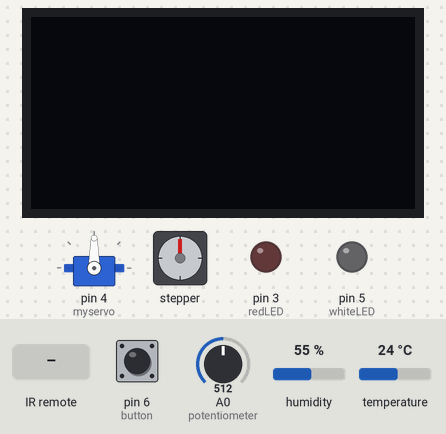
Simulated run of this sketch. Board: Arduino Uno, built with avr-gcc and run on an emulated ATmega328P. On the bench: 128×64 one-colour display, servo, stepper motor, output pins drawn as LEDs (lit = HIGH). The test bench sets the inputs (shaded band); at power-on: pin 6 (button) HIGH, temperature 24 °C, A0 (potentiometer) = 512, humidity 55 %. The local clock reads 2024-03-15 10:24:30 at power-on unless the sketch sets it; EEPROM starts erased; stepper angles assume 2048 steps per turn; what the sketch prints to the serial monitor is not drawn.

Above: at 1.2 s.
1.3 s: infrared code 0xFFA25D received
At 1.76 s:
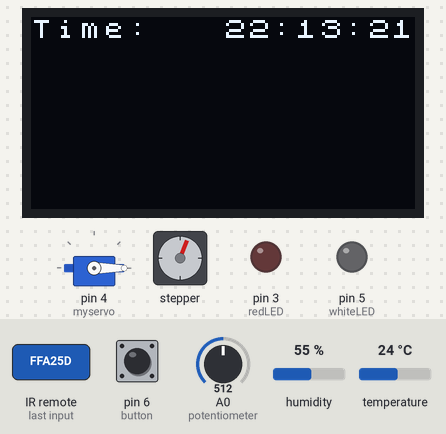
3.7 s: pin 6 (button) pulled LOW for 3.2 s
At 5.9 s:
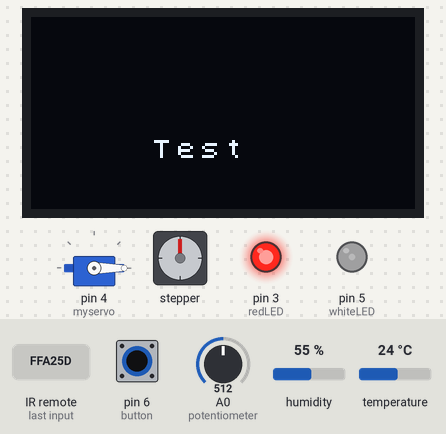
8.4 s: temperature set to 28 °C
10.9 s: A0 (potentiometer) set to 716
At 12.2 s:
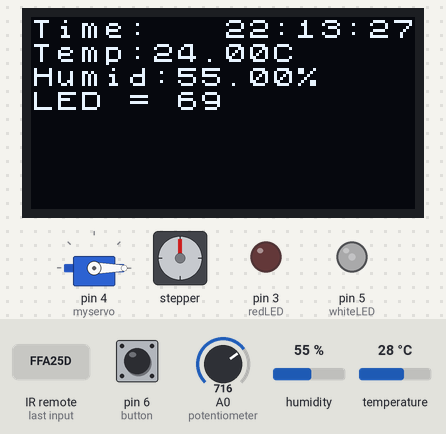
13.3 s: temperature set to 12 °C
16.0 s: A0 (potentiometer) set to 511
At 17.9 s:
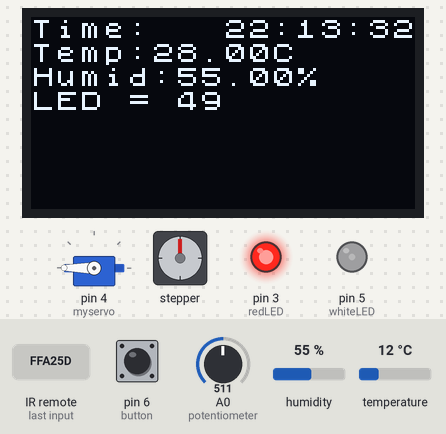
Timing chart, 0 to 22.5 s (numbered marks = the images above; inputs shaded):
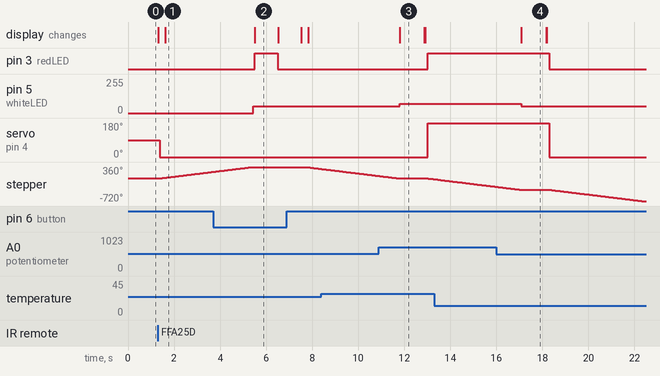

Measured:
- after the input at 1.3 s, servo on pin 4 (myservo): 90° → 0° after 0.07 s; stepper: keeps turning clockwise at about 90°/s, starting after 0.07 s; the display: first changes at once (image 1 shows a later state)
- after the input at 3.7 s, pin 3 (redLED): LOW → HIGH after 1.8 s, → LOW 1.0 s later; the display: changes after 1.8 s (image 2)
- after the input at 10.9 s, pin 5 (whiteLED): 50/255 → 69/255 after 0.90 s
- after the input at 16.0 s, pin 5 (whiteLED): 69/255 → 49/255 after 1.1 s
- what the display in image 2 shows lasts 1.0 s, from 5.5 s to 6.5 s
- what the display in image 4 shows lasts 1.1 s, from 17.1 s to 18.2 s

The sketch:

project_code.ino
```cpp
#include <Wire.h>
#include <DS3231.h>
#include <dht_nonblocking.h>
#define DHT_SENSOR_TYPE DHT_TYPE_11
#include <Servo.h>
#include <U8x8lib.h>
#include <Stepper.h>
#include "IRremote.h"
#include "IR.h"
#include <EEPROM.h>

#ifdef U8X8_HAVE_HW_SPI
#include <SPI.h>
#endif

DS3231 clock;
RTCDateTime dt;
static const int DHT_SENSOR_PIN = 2;
DHT_nonblocking dht_sensor(DHT_SENSOR_PIN, DHT_SENSOR_TYPE);
U8X8_SH1106_128X64_NONAME_HW_I2C u8x8(U8X8_PIN_NONE);
int redLED = 3;
Servo myservo;
const int stepsPerRevolution = 2048;
Stepper myStepper(stepsPerRevolution, 8, 10, 9, 11);
bool stepperMotorActive = false;
int potentiometer = A0;
int whiteLED = 5;
int button = 6;
bool buttonClicked = false;
IRrecv irrecv(RECEIVER);
decode_results results;
bool start = false;
int counter = 0;
float eepromValue;

void setup() {
  myStepper.setSpeed(15);
  Serial.begin(9600);
  Serial.println("Initialize DS3231");
  clock.begin();
  clock.setDateTime(__DATE__, __TIME__);
  u8x8.begin();
  u8x8.setPowerSave(0);
  pinMode(redLED, OUTPUT);
  myservo.attach(4);
  pinMode(potentiometer, INPUT);
  pinMode(whiteLED, OUTPUT);
  pinMode(button, INPUT_PULLUP);
  irrecv.enableIRIn();

  EEPROM.get(0, counter);
  Serial.print("Stored values: ");
  Serial.println(counter);

  for (int i = 0; i < counter; i++) {
    int addr = 2 + i * sizeof(float);
    EEPROM.get(addr, eepromValue);
    Serial.print("Value ");
    Serial.print(i);
    Serial.print(": ");
    Serial.println(eepromValue);
  }
}

static bool measure_environment(float *temperature, float *humidity) {
  static unsigned long measurement_timestamp = millis();
  if (millis() - measurement_timestamp > 3000ul) {
    if (dht_sensor.measure(temperature, humidity) == true) {
      measurement_timestamp = millis();
      return true;
    }
  }
  return false;
}

void remoteControl() {
  if (irrecv.decode(&results)) {
    switch (results.value) {
      case 0xFFA25D:
        Serial.println("POWER");
        start = true;
        break;
      case 0xFFE21D: Serial.println("FUNC/STOP"); break;
      case 0xFF629D: Serial.println("VOL+"); break;
      case 0xFF22DD: Serial.println("FAST BACK"); break;
      case 0xFF02FD: Serial.println("PAUSE"); break;
      case 0xFFC23D: Serial.println("FAST FORWARD"); break;
      case 0xFFE01F: Serial.println("DOWN"); break;
      case 0xFFA857: Serial.println("VOL-"); break;
      case 0xFF906F: Serial.println("UP"); break;
      case 0xFF9867: Serial.println("EQ"); break;
      case 0xFFB04F: Serial.println("ST/REPT"); break;
      case 0xFF6897: Serial.println("0"); break;
      case 0xFF30CF: Serial.println("1"); break;
      case 0xFF18E7: Serial.println("2"); break;
      case 0xFF7A85: Serial.println("3"); break;
      case 0xFF10EF: Serial.println("4"); break;
      case 0xFF38C7: Serial.println("5"); break;
      case 0xFF5AA5: Serial.println("6"); break;
      case 0xFF42BD: Serial.println("7"); break;
      case 0xFF4AB5: Serial.println("8"); break;
      case 0xFF52AD: Serial.println("9"); break;
    }
    irrecv.resume();
  }
}

void loop() {
  remoteControl();
  if (start == true) {
    u8x8.setFont(u8x8_font_chroma48medium8_r);
    dt = clock.getDateTime();
    Serial.print("Raw data: ");
    Serial.print(dt.year);
    Serial.print("-");
    Serial.print(dt.month);
    Serial.print("-");
    Serial.print(dt.day);
    Serial.print(" ");
    Serial.print(dt.hour);
    Serial.print(":");
    Serial.print(dt.minute);
    Serial.print(":");
    Serial.print(dt.second);
    Serial.println("");

    u8x8.setCursor(0, 0);
    u8x8.print("Time: ");
    u8x8.setCursor(8, 0);
    u8x8.print(dt.hour);
    u8x8.print(":");
    u8x8.print(dt.minute);
    u8x8.print(":");
    u8x8.print(dt.second);

    float temperature;
    float humidity;

    if (measure_environment(&temperature, &humidity) == true) {
      Serial.print("T = ");
      Serial.print(temperature, 1);
      Serial.print(" deg. C, H = ");
      Serial.print(humidity, 1);
      Serial.println("%");

      u8x8.setCursor(0, 1);
      u8x8.print("Temp:");
      u8x8.print(temperature);
      u8x8.print("C");
      u8x8.setCursor(0, 2);
      u8x8.print("Humid:");
      u8x8.print(humidity);
      u8x8.print("%");

      if (counter < 255) {
        EEPROM.put(2 + counter * sizeof(float), temperature);
        counter++;
        EEPROM.put(0, counter);
      }
    }

    if (temperature >= 28) {
      digitalWrite(redLED, HIGH);
      myservo.write(180);
    } else {
      digitalWrite(redLED, LOW);
      myservo.write(0);
    }

    if (humidity <= 40 && stepperMotorActive == false) {
      myStepper.step(stepsPerRevolution);
      stepperMotorActive = true;
    } else if (stepperMotorActive == true && humidity > 40) {
      myStepper.step(-stepsPerRevolution);
    }

    int potValue = analogRead(potentiometer);
    int mappedValue = map(potValue, 0, 1023, 0, 100);
    u8x8.setCursor(0, 3);
    u8x8.print("LED = ");
    u8x8.print(mappedValue);
    analogWrite(whiteLED, mappedValue);

    if (digitalRead(button) == LOW && buttonClicked == false) {
      buttonClicked = true;
      u8x8.clear();
      u8x8.setCursor(5, 5);
      u8x8.print("Test");
      digitalWrite(redLED, HIGH);
      delay(1000);
      digitalWrite(redLED, LOW);
      u8x8.clear();
      buttonClicked = false;
    }
    delay(1000);
  }
}
```

IR.h
```cpp
#ifndef _IR_H
#define _IR_H

#define RECEIVER 7

#define KEY_POWER (0xFFA25D)
#define KEY_FUNC_STOP (0xFFE21D)
#define KEY_VOL_ADD (0xFF629D)
#define KEY_FAST_BACK (0xFF22DD)
#define KEY_PAUSE (0xFF02FD)
#define KEY_FAST_FORWARD (0xFFC23D)
#define KEY_DOWN (0xFFE01F)
#define KEY_VOL_DE (0xFFA857)
#define KEY_UP (0xFF906F)
#define KEY_EQ (0xFF9867)
#define KEY_ST_REPT (0xFFB04F)
#define KEY_0 (0xFF6897)
#define KEY_1 (0xFF30CF)
#define KEY_2 (0xFF18E7)
#define KEY_3 (0xFF7A85)
#define KEY_4 (0xFF10EF)
#define KEY_5 (0xFF38C7)
#define KEY_6 (0xFF5AA5)
#define KEY_7 (0xFF42BD)
#define KEY_8 (0xFF4AB5)
#define KEY_9 (0xFF52AD)
#define KEY_REPEAT (0xFFFFFFFF)
#define KEY_NUM 21
#define REPEAT 22

unsigned long keyValue[]={KEY_POWER,KEY_FUNC_STOP,KEY_VOL_ADD,KEY_FAST_BACK,KEY_PAUSE,KEY_FAST_FORWARD,
                KEY_DOWN,KEY_VOL_DE,KEY_UP,KEY_EQ,KEY_ST_REPT,KEY_0,KEY_1,KEY_2,KEY_3,KEY_4,KEY_5,
                KEY_6,KEY_7,KEY_8,KEY_9,KEY_REPEAT};

char keyBuf[][15]={"POWER","FUNC/STOP","VOL+","FAST BACK","PAUSE","FAST FORWARD","DOWN","VOL-",
                  "UP","EQ","ST/REPT","0","1","2","3","4","5","6","7","8","9"};
#endif
```
